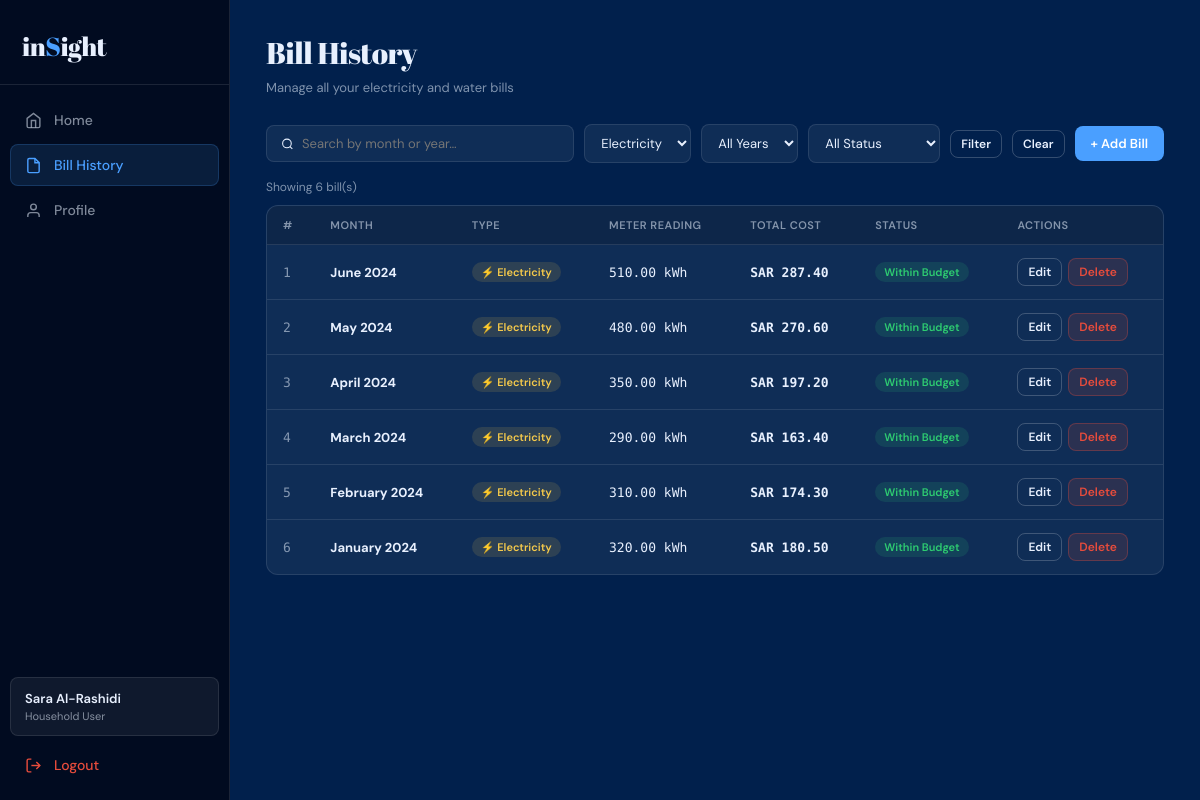
The app's page /bills.php?type=electricity (signed in) with its own data.
### tables this page shows
CREATE TABLE IF NOT EXISTS bill (
    BillID       INT                        NOT NULL AUTO_INCREMENT,
    UserID       INT                        NOT NULL,
    BillType     ENUM('electricity','water') NOT NULL,
    BillingMonth DATE                        NOT NULL,
    MeterReading DECIMAL(10,2)              NOT NULL DEFAULT 0.00,
    TotalCost    DECIMAL(10,2)              NOT NULL DEFAULT 0.00,
    PRIMARY KEY (BillID),
    FOREIGN KEY (UserID) REFERENCES user(UserID) ON DELETE CASCADE
);

### bills.php (the view, shortened to what this page needs)
<?php
$userID   = $_SESSION['user_id'];
$userName = $_SESSION['user_name'];
$budget   = (float)($_SESSION['user_budget'] ?? 500);
$search     = trim($_GET['search'] ?? '');
$filterType = $_GET['type']   ?? '';
$db     = getDB();
$sql    = "SELECT * FROM BILL WHERE UserID=?";
$params = [$userID];
$types  = 'i';
if ($filterType !== '') { $sql.=" AND BillType=?"; $params[]=$filterType; $types.='s'; }
$sql .= " ORDER BY BillingMonth DESC, BillType";
$stmt = $db->prepare($sql);
$stmt->bind_param($types, ...$params);
$stmt->execute();
$bills = $stmt->get_result()->fetch_all(MYSQLI_ASSOC);
$bills = array_values($bills);
?>
<!DOCTYPE html>
<html lang="en">
<head>
</head>
<body>
<div class="app-shell">
  <aside class="sidebar">
    <div class="sb-logo">in<span>S</span>ight</div>
    <nav class="sb-nav">
      <a href="dashboard.php" class="sb-item">
        <svg viewBox="0 0 24 24" fill="none" stroke="currentColor" stroke-width="2"><path d="M3 9l9-7 9 7v11a2 2 0 0 1-2 2H5a2 2 0 0 1-2-2z"/><polyline points="9 22 9 12 15 12 15 22"/></svg>Home
      </a>
      <a href="bills.php" class="sb-item active">
        <svg viewBox="0 0 24 24" fill="none" stroke="currentColor" stroke-width="2"><path d="M14 2H6a2 2 0 0 0-2 2v16a2 2 0 0 0 2 2h12a2 2 0 0 0 2-2V8z"/><polyline points="14 2 14 8 20 8"/></svg>Bill History
      </a>
      <a href="profile.php" class="sb-item">
        <svg viewBox="0 0 24 24" fill="none" stroke="currentColor" stroke-width="2"><path d="M20 21v-2a4 4 0 0 0-4-4H8a4 4 0 0 0-4 4v2"/><circle cx="12" cy="7" r="4"/></svg>Profile
      </a>
    </nav>
    <div class="sb-bottom">
      <div class="sb-user">
        <div class="sb-user-name"><?= htmlspecialchars($userName) ?></div>
        <div class="sb-user-role">Household User</div>
      </div>
      <a href="logout.php" class="sb-item" style="color:var(--red);">
        <svg viewBox="0 0 24 24" fill="none" stroke="currentColor" stroke-width="2"><path d="M9 21H5a2 2 0 0 1-2-2V5a2 2 0 0 1 2-2h4"/><polyline points="16 17 21 12 16 7"/><line x1="21" y1="12" x2="9" y2="12"/></svg>Logout
      </a>
    </div>
  </aside>
  <main class="main">
    <div class="page">
      <div class="page-title">Bill History</div>
      <div class="page-sub">Manage all your electricity and water bills</div>
      <form method="GET" action="bills.php">
        <div class="toolbar">
          <div class="search-box">
            <svg width="14" height="14" viewBox="0 0 24 24" fill="none" stroke="currentColor" stroke-width="2"><circle cx="11" cy="11" r="8"/><line x1="21" y1="21" x2="16.65" y2="16.65"/></svg>
            <input type="text" name="search" placeholder="Search by month or year…" value="<?= htmlspecialchars($search) ?>">
          </div>
          <select name="type" class="filter-select">
            <option value="electricity" <?= $filterType==='electricity'?'selected':'' ?>>Electricity</option>
          </select>
          <select name="year" class="filter-select">
            <option value="">All Years</option>
          </select>
          <select name="status" class="filter-select">
            <option value="">All Status</option>
          </select>
          <button type="submit" class="btn btn-ghost btn-sm">Filter</button>
          <a href="bills.php" class="btn btn-ghost btn-sm">Clear</a>
          <button type="button" class="btn btn-primary" onclick="openAddModal()">+ Add Bill</button>
        </div>
      </form>
      <div class="results-info">Showing <?= count($bills) ?> bill(s)</div>
      <div class="tbl-wrap">
        <table>
          <thead>
            <tr><th>#</th><th>Month</th><th>Type</th><th>Meter Reading</th><th>Total Cost</th><th>Status</th><th>Actions</th></tr>
          </thead>
          <tbody>
            <?php if (empty($bills)): ?>
              <tr><td colspan="7">
                <div class="empty-state">
                  <div class="empty-icon">📋</div>
                  <p>No bills found.</p>
                  <button class="btn btn-primary" onclick="openAddModal()">+ Add First Bill</button>
                </div>
              </td></tr>
            <?php else: ?>
              <?php foreach ($bills as $i => $b):
                $over = $b['TotalCost'] > $budget;
                $unit = $b['BillType']==='electricity' ? 'kWh' : 'm³';
                $monthLabel = date('F Y', strtotime($b['BillingMonth']));
                $monthVal   = date('Y-m', strtotime($b['BillingMonth']));
              ?>
              <tr>
                <td style="color:var(--muted);font-family:var(--font-m)"><?= $i+1 ?></td>
                <td><strong><?= htmlspecialchars($monthLabel) ?></strong></td>
                <td><span class="badge <?= $b['BillType']==='electricity'?'badge-elec':'badge-water' ?>">
                  <?= $b['BillType']==='electricity'?'⚡ Electricity':'💧 Water' ?>
                </span></td>
                <td style="font-family:var(--font-m)"><?= $b['MeterReading'] ?> <?= $unit ?></td>
                <td style="font-family:var(--font-m);font-weight:600;color:<?= $over?'var(--red)':'var(--text)' ?>">
                  SAR <?= number_format($b['TotalCost'], 2) ?>
                </td>
                <td><span class="badge <?= $over?'badge-over':'badge-ok' ?>"><?= $over?'Over Budget':'Within Budget' ?></span></td>
                <td>
                  <div class="actions">
                    <button class="btn btn-ghost btn-sm"
                      onclick="openEditModal(<?= $b['BillID'] ?>,'<?= $b['BillType'] ?>','<?= $monthVal ?>',<?= $b['MeterReading'] ?>,<?= $b['TotalCost'] ?>)">
                      Edit
                    </button>
                    <button class="btn btn-danger btn-sm" onclick="openDeleteConfirm(<?= $b['BillID'] ?>)">Delete</button>
                  </div>
                </td>
              </tr>
              <?php endforeach; ?>
            <?php endif; ?>
          </tbody>
        </table>
      </div>
    </div>
  </main>
</div>
</body>
</html>

### bills.php (style rules this page uses)
:root { --bg:#01204c;--bg-deep:#010f2a;--bg-card:rgba(255,255,255,0.06);--bg-card-hover:rgba(255,255,255,0.10);--border:rgba(255,255,255,0.10);--border-hi:rgba(255,255,255,0.20);--text:#e8f0fe;--muted:rgba(232,240,254,0.55);--accent:#4a9fff;--accent-bg:rgba(74,159,255,0.13);--gold:#f4c94b;--gold-bg:rgba(244,201,75,0.13);--red:#e74c3c;--red-bg:rgba(231,76,60,0.13);--green:#2ecc71;--green-bg:rgba(46,204,113,0.13);--sidebar:230px;--r:12px;--r-sm:8px;--font-d:'Abril Fatface',serif;--font-b:'DM Sans',sans-serif;--font-m:'DM Mono',monospace; }
*,*::before,*::after { box-sizing:border-box;margin:0;padding:0; }
html,body { height:100%;font-family:var(--font-b);background:var(--bg-deep);color:var(--text); }
a { text-decoration:none; }
.app-shell { display:flex;height:100vh;overflow:hidden; }
.sidebar { width:var(--sidebar);min-width:var(--sidebar);height:100vh;background:rgba(0,0,0,0.25);border-right:1px solid var(--border);display:flex;flex-direction:column; }
.sb-logo { padding:28px 22px 20px;font-family:var(--font-d);font-size:26px;letter-spacing:-.5px;border-bottom:1px solid var(--border); }
.sb-logo span { color:var(--accent); }
.sb-nav { flex:1;padding:14px 10px;display:flex;flex-direction:column;gap:3px; }
.sb-item { display:flex;align-items:center;gap:12px;padding:11px 14px;border-radius:var(--r-sm);font-size:14px;font-weight:500;color:var(--muted);transition:background .15s,color .15s;border:1px solid transparent; }
.sb-item.active { background:var(--accent-bg);color:var(--accent);border-color:rgba(74,159,255,.2); }
.sb-item svg { width:17px;height:17px;flex-shrink:0; }
.sb-bottom { padding:14px 10px; }
.sb-user { padding:12px 14px;border-radius:var(--r-sm);background:var(--bg-card);border:1px solid var(--border);margin-bottom:8px; }
.sb-user-name { font-size:13px;font-weight:600; }
.sb-user-role { font-size:11px;color:var(--muted);margin-top:2px; }
.main { flex:1;height:100vh;overflow-y:auto;background:var(--bg); }
.page { padding:32px 36px;animation:fadeup .3s ease; }
.page-title { font-family:var(--font-d);font-size:30px;letter-spacing:-.5px;margin-bottom:6px; }
.page-sub { color:var(--muted);font-size:13px;margin-bottom:28px; }
.toolbar { display:flex;align-items:center;gap:10px;margin-bottom:16px;flex-wrap:wrap; }
.search-box { display:flex;align-items:center;gap:8px;background:var(--bg-card);border:1px solid var(--border);border-radius:var(--r-sm);padding:9px 14px;flex:1;min-width:180px; }
.search-box input { background:none;border:none;outline:none;color:var(--text);font-size:13px;font-family:var(--font-b);width:100%; }
.filter-select { background:var(--bg-card);border:1px solid var(--border);border-radius:var(--r-sm);padding:9px 12px;color:var(--text);font-size:13px;font-family:var(--font-b);outline:none;cursor:pointer; }
.filter-select option { background:#01204c; }
.btn { padding:9px 16px;border:none;border-radius:var(--r-sm);font-size:13px;font-weight:600;cursor:pointer;font-family:var(--font-b);transition:opacity .15s;display:inline-flex;align-items:center;gap:6px; }
.btn-primary { background:var(--accent);color:#fff; }
.btn-ghost { background:transparent;border:1px solid var(--border-hi);color:var(--text); }
.btn-danger { background:var(--red-bg);color:var(--red);border:1px solid rgba(231,76,60,.3); }
.btn-sm { padding:5px 10px;font-size:12px; }
.results-info { font-size:12px;color:var(--muted);margin-bottom:10px; }
.tbl-wrap { background:var(--bg-card);border:1px solid var(--border);border-radius:var(--r);overflow:hidden; }
table { width:100%;border-collapse:collapse;font-size:13px; }
th { text-align:left;padding:12px 16px;font-size:11px;font-weight:600;letter-spacing:.5px;text-transform:uppercase;color:var(--muted);border-bottom:1px solid var(--border);background:rgba(0,0,0,0.15); }
td { padding:13px 16px;border-bottom:1px solid var(--border);vertical-align:middle; }
tr:last-child td { border-bottom:none; }
.badge { display:inline-flex;align-items:center;padding:3px 9px;border-radius:20px;font-size:11px;font-weight:600; }
.badge-elec { background:var(--gold-bg);color:var(--gold); }
.badge-ok { background:var(--green-bg);color:var(--green); }
.actions { display:flex;gap:6px; }

### records on screen
bill: BillingMonth "June 2024", shows "⚡ Electricity", MeterReading "510.00", BillType "kWh", TotalCost "287.40", shows "Within Budget"
bill: BillingMonth "May 2024", shows "⚡ Electricity", MeterReading "480.00", BillType "kWh", TotalCost "270.60", shows "Within Budget"
bill: BillingMonth "April 2024", shows "⚡ Electricity", MeterReading "350.00", BillType "kWh", TotalCost "197.20", shows "Within Budget"
bill: BillingMonth "March 2024", shows "⚡ Electricity", MeterReading "290.00", BillType "kWh", TotalCost "163.40", shows "Within Budget"
bill: BillingMonth "February 2024", shows "⚡ Electricity", MeterReading "310.00", BillType "kWh", TotalCost "174.30", shows "Within Budget"
bill: BillingMonth "January 2024", shows "⚡ Electricity", MeterReading "320.00", BillType "kWh", TotalCost "180.50", shows "Within Budget"

### other values on screen
$userName "Sara Al-Rashidi"
count($bills) "6"
